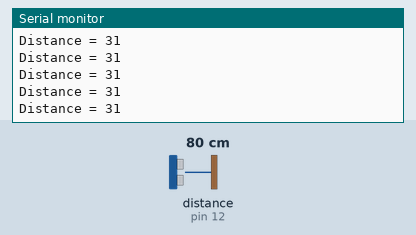
Simulated run of this sketch. Board: Arduino Uno, built with avr-gcc and run on an emulated ATmega328P. Parts: the last lines printed to the serial monitor. Wiring (inferred from the names in the program): ultrasonic range finder: trigger pin 11; echo pin 12. The inputs (shaded band) are chosen by the test bench; at power-on: distance to the obstacle (sensor on pin 12) 80 cm. The echo pulse lasts 58.3 µs per cm.

Above: at 1.7 s.
1.8 s: distance to the obstacle (sensor on pin 12) set to 2 cm
At 1.88 s:
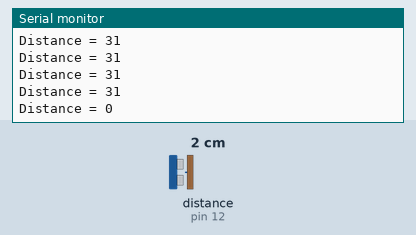
4.8 s: distance to the obstacle (sensor on pin 12) set to 250 cm
At 4.91 s:
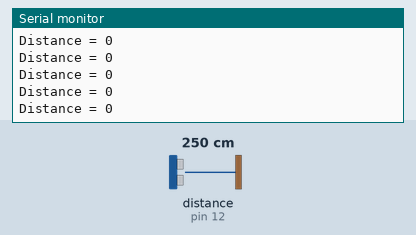
Timing chart, 0 to 7.8 s (numbered marks = the images above; inputs shaded):
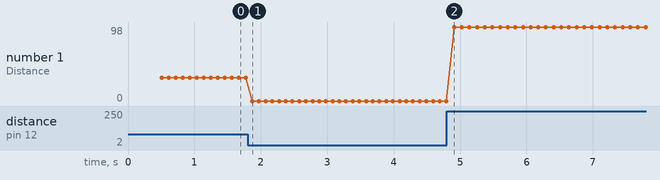

Measured:
- after the input at 1.8 s, the serial monitor: prints a new line after 0.07 s (image 1)
- plotted number 1: 31 → 0 after the input at 1.8 s, 0 → 98 after the input at 4.8 s

The sketch:

ping-sensor.ino
```cpp
// ping-sensor.ino

// This ping-sensor code is set up for using a four pin ping sensor such as
// the US-100 module:

// NOTE: For this code, + the US-100 module, be sure to remove the serial-data jumper on the
// back so that you get back the raw pulse from the echo pin (and not serial distance data).

// This is set up to direct connect power and ground for the US-100 ping sensor to be
// on pins 10(5v) 11(ping) 12(echo) 13(low/gnd) 14(hard ground)

const int powerPin = 10;    // providing power to ping sensor from pin 10
const int pingPin = 11;     // pin we're sending the trigger/ping on
const int echoPin = 12;     // pin we're reading back the echo on
const int gndPin = 13;     // simulated ground so we can safely plug the module into our arduinos


// long dist = 0;

// ***********************************************************
// ******* SETUP BLOCK ***************************************
// ***********************************************************
// only runs once at program startup
void setup() {
  // US-100 PING SENSOR POWER/GND SETUP
  // set up inline, direct connect power and ground for the US-100 ping sensor to be
  // on pins:
  // US-100  \--5v---trg---echo---GND/
  //             |    |     |      |
  //            10    11    12     13

  pinMode(gndPin, OUTPUT);      // sets up ping module's inner GND pin on a low output, and
  digitalWrite(gndPin, LOW);     // the outter GND pin to hard GND (on most arduinos)
  pinMode(powerPin, OUTPUT);
  digitalWrite(powerPin, HIGH);  // try to power the module from pin

  // ** US-100 PING SENSOR I/O PINS
  pinMode(pingPin, OUTPUT);
  digitalWrite(pingPin, LOW);
  pinMode(echoPin, OUTPUT);    // just to make sure
  digitalWrite(echoPin, LOW);  // we clear any previous settings
  pinMode(echoPin, INPUT);     // and then use it as INPUT
  delay(500);
  Serial.begin(9600);
}


// ***********************************************************
// ********************** MAIN LOOP **************************
// ***********************************************************
// Runs forever...
void loop() {

  long dist = getdist();              // looks with ping sensor to measure distance to any objects
  Serial.print("Distance = ");
  Serial.println(dist);
  delay(100);
}

// ***********************************************************
// **************** getdist() ********************************
// ***********************************************************
long getdist()
{
  // establish variables for duration of the ping,
  // and the distance result in inches and centimeters:
  long duration, inches, cm;

  // The PING))) is triggered by a HIGH pulse of 2 or more microseconds.
  // Give a short LOW pulse beforehand to ensure a clean HIGH pulse:

  digitalWrite(pingPin, HIGH);      // start the outgoing ping
  delayMicroseconds(10);            // do the ping for 10uS
  digitalWrite(pingPin, LOW);       // stop doing the ping
  duration = pulseIn(echoPin, HIGH);  // grab the delay of return echo
  // convert the time into a distance
  inches = microsecondsToInches(duration);
  //cm = microsecondsToCentimeters(duration);
  //Serial.print(inches);
  //Serial.print("in, ");
  //Serial.print(cm);
  //Serial.print("cm");
  //Serial.println();

  return inches;
}


// Original code from the ping sensor library
long microsecondsToInches(long microseconds)
{
  // According to Parallax's datasheet for the PING))), there are
  // 73.746 microseconds per inch (i.e. sound travels at 1130 feet per
  // second).  This gives the distance travelled by the ping, outbound
  // and return, so we divide by 2 to get the distance of the obstacle.
  // See: http://www.parallax.com/dl/docs/prod/acc/28015-PING-v1.3.pdf
  return microseconds / 74.0 / 2.0;
}

long microsecondsToCentimeters(long microseconds)
{
  // The speed of sound is 340 m/s or 29 microseconds per centimeter.
  // The ping travels out and back, so to find the distance of the
  // object we take half of the distance travelled.
  return microseconds / 29.0 / 2.0;
}
```
